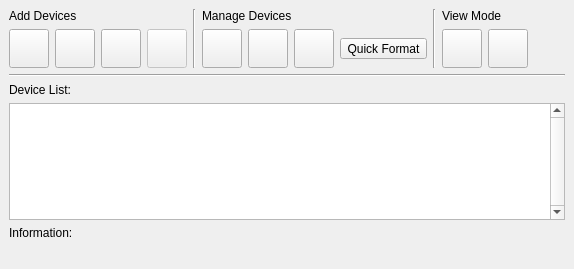
<?xml version="1.0" encoding="UTF-8"?>
<ui version="4.0">
 <author>Andrey Rijov</author>
 <class>Device_Manager_Widget</class>
 <widget class="QWidget" name="Device_Manager_Widget">
  <property name="geometry">
   <rect>
    <x>0</x>
    <y>0</y>
    <width>574</width>
    <height>269</height>
   </rect>
  </property>
  <property name="windowTitle">
   <string>Device Manager Widget</string>
  </property>
  <layout class="QGridLayout">
   <property name="margin">
    <number>9</number>
   </property>
   <property name="spacing">
    <number>6</number>
   </property>
   <item row="0" column="5">
    <spacer>
     <property name="orientation">
      <enum>Qt::Horizontal</enum>
     </property>
     <property name="sizeHint" stdset="0">
      <size>
       <width>20</width>
       <height>20</height>
      </size>
     </property>
    </spacer>
   </item>
   <item row="0" column="3">
    <widget class="Line" name="line">
     <property name="orientation">
      <enum>Qt::Vertical</enum>
     </property>
    </widget>
   </item>
   <item row="0" column="4">
    <layout class="QGridLayout">
     <property name="margin">
      <number>0</number>
     </property>
     <property name="spacing">
      <number>6</number>
     </property>
     <item row="0" column="0">
      <widget class="QLabel" name="Label_View_Mode">
       <property name="text">
        <string>View Mode</string>
       </property>
      </widget>
     </item>
     <item row="1" column="0">
      <layout class="QHBoxLayout">
       <property name="spacing">
        <number>6</number>
       </property>
       <property name="margin">
        <number>0</number>
       </property>
       <item>
        <widget class="QToolButton" name="TB_Icon_Mode">
         <property name="toolTip">
          <string>Icon Mode</string>
         </property>
         <property name="text">
          <string/>
         </property>
         <property name="icon">
          <iconset resource="images.qrc">
           <normaloff>:/view_icon.png</normaloff>:/view_icon.png</iconset>
         </property>
         <property name="iconSize">
          <size>
           <width>32</width>
           <height>32</height>
          </size>
         </property>
        </widget>
       </item>
       <item>
        <widget class="QToolButton" name="TB_List_Mode">
         <property name="toolTip">
          <string>List Mode</string>
         </property>
         <property name="text">
          <string/>
         </property>
         <property name="icon">
          <iconset resource="images.qrc">
           <normaloff>:/view_detailed.png</normaloff>:/view_detailed.png</iconset>
         </property>
         <property name="iconSize">
          <size>
           <width>32</width>
           <height>32</height>
          </size>
         </property>
        </widget>
       </item>
      </layout>
     </item>
    </layout>
   </item>
   <item row="0" column="2">
    <layout class="QVBoxLayout">
     <property name="spacing">
      <number>6</number>
     </property>
     <property name="margin">
      <number>0</number>
     </property>
     <item>
      <widget class="QLabel" name="Label_Manage_Devices">
       <property name="text">
        <string>Manage Devices</string>
       </property>
      </widget>
     </item>
     <item>
      <layout class="QHBoxLayout">
       <property name="spacing">
        <number>6</number>
       </property>
       <property name="margin">
        <number>0</number>
       </property>
       <item>
        <widget class="QToolButton" name="TB_Edit_Device">
         <property name="toolTip">
          <string>Properties</string>
         </property>
         <property name="text">
          <string/>
         </property>
         <property name="icon">
          <iconset resource="images.qrc">
           <normaloff>:/edit.png</normaloff>:/edit.png</iconset>
         </property>
         <property name="iconSize">
          <size>
           <width>32</width>
           <height>32</height>
          </size>
         </property>
        </widget>
       </item>
       <item>
        <widget class="QToolButton" name="TB_Delete_Device">
         <property name="toolTip">
          <string>Delete</string>
         </property>
         <property name="text">
          <string/>
         </property>
         <property name="icon">
          <iconset resource="images.qrc">
           <normaloff>:/remove.png</normaloff>:/remove.png</iconset>
         </property>
         <property name="iconSize">
          <size>
           <width>32</width>
           <height>32</height>
          </size>
         </property>
        </widget>
       </item>
       <item>
        <widget class="QToolButton" name="TB_Format_HDD">
         <property name="toolTip">
          <string>Format HDD</string>
         </property>
         <property name="text">
          <string/>
         </property>
         <property name="icon">
          <iconset resource="images.qrc">
           <normaloff>:/exec.png</normaloff>:/exec.png</iconset>
         </property>
         <property name="iconSize">
          <size>
           <width>32</width>
           <height>32</height>
          </size>
         </property>
        </widget>
       </item>
       <item>
        <widget class="QToolButton" name="TB_Quick_Format">
         <property name="toolTip">
          <string>Quick Format</string>
         </property>
         <property name="text">
          <string>Quick Format</string>
         </property>
         <property name="icon">
          <iconset resource="images.qrc">
           <normaloff>:/eraser.png</normaloff>:/eraser.png</iconset>
         </property>
         <property name="iconSize">
          <size>
           <width>32</width>
           <height>32</height>
          </size>
         </property>
        </widget>
       </item>
      </layout>
     </item>
    </layout>
   </item>
   <item row="0" column="1">
    <widget class="Line" name="line_3">
     <property name="orientation">
      <enum>Qt::Vertical</enum>
     </property>
    </widget>
   </item>
   <item row="0" column="0">
    <layout class="QVBoxLayout">
     <property name="spacing">
      <number>6</number>
     </property>
     <property name="margin">
      <number>0</number>
     </property>
     <item>
      <widget class="QLabel" name="Label_Add_Devices">
       <property name="text">
        <string>Add Devices</string>
       </property>
      </widget>
     </item>
     <item>
      <layout class="QHBoxLayout">
       <property name="spacing">
        <number>6</number>
       </property>
       <property name="margin">
        <number>0</number>
       </property>
       <item>
        <widget class="QToolButton" name="TB_Add_Floppy">
         <property name="toolTip">
          <string>Add Floppy</string>
         </property>
         <property name="text">
          <string/>
         </property>
         <property name="icon">
          <iconset resource="images.qrc">
           <normaloff>:/fdd.png</normaloff>:/fdd.png</iconset>
         </property>
         <property name="iconSize">
          <size>
           <width>32</width>
           <height>32</height>
          </size>
         </property>
        </widget>
       </item>
       <item>
        <widget class="QToolButton" name="TB_Add_CDROM">
         <property name="toolTip">
          <string>Add CD/DVD-ROM</string>
         </property>
         <property name="text">
          <string/>
         </property>
         <property name="icon">
          <iconset resource="images.qrc">
           <normaloff>:/cdrom.png</normaloff>:/cdrom.png</iconset>
         </property>
         <property name="iconSize">
          <size>
           <width>32</width>
           <height>32</height>
          </size>
         </property>
        </widget>
       </item>
       <item>
        <widget class="QToolButton" name="TB_Add_HDD">
         <property name="toolTip">
          <string>Add HDD</string>
         </property>
         <property name="text">
          <string/>
         </property>
         <property name="icon">
          <iconset resource="images.qrc">
           <normaloff>:/hdd.png</normaloff>:/hdd.png</iconset>
         </property>
         <property name="iconSize">
          <size>
           <width>32</width>
           <height>32</height>
          </size>
         </property>
        </widget>
       </item>
       <item>
        <widget class="QToolButton" name="TB_Add_Device">
         <property name="enabled">
          <bool>false</bool>
         </property>
         <property name="toolTip">
          <string>Add Storage Device</string>
         </property>
         <property name="text">
          <string/>
         </property>
         <property name="icon">
          <iconset resource="images.qrc">
           <normaloff>:/blockdevice.png</normaloff>:/blockdevice.png</iconset>
         </property>
         <property name="iconSize">
          <size>
           <width>32</width>
           <height>32</height>
          </size>
         </property>
        </widget>
       </item>
      </layout>
     </item>
    </layout>
   </item>
   <item row="1" column="0" colspan="6">
    <widget class="Line" name="line_2">
     <property name="orientation">
      <enum>Qt::Horizontal</enum>
     </property>
    </widget>
   </item>
   <item row="2" column="0" colspan="6">
    <layout class="QVBoxLayout">
     <property name="spacing">
      <number>6</number>
     </property>
     <property name="margin">
      <number>0</number>
     </property>
     <item>
      <widget class="QLabel" name="Label_Devices_List">
       <property name="text">
        <string>Device List:</string>
       </property>
      </widget>
     </item>
     <item>
      <widget class="QListWidget" name="Devices_List">
       <property name="contextMenuPolicy">
        <enum>Qt::CustomContextMenu</enum>
       </property>
       <property name="verticalScrollBarPolicy">
        <enum>Qt::ScrollBarAlwaysOn</enum>
       </property>
       <property name="iconSize">
        <size>
         <width>32</width>
         <height>32</height>
        </size>
       </property>
       <property name="textElideMode">
        <enum>Qt::ElideMiddle</enum>
       </property>
       <property name="verticalScrollMode">
        <enum>QAbstractItemView::ScrollPerPixel</enum>
       </property>
       <property name="horizontalScrollMode">
        <enum>QAbstractItemView::ScrollPerPixel</enum>
       </property>
       <property name="movement">
        <enum>QListView::Static</enum>
       </property>
       <property name="flow">
        <enum>QListView::LeftToRight</enum>
       </property>
       <property name="spacing">
        <number>10</number>
       </property>
       <property name="viewMode">
        <enum>QListView::IconMode</enum>
       </property>
      </widget>
     </item>
     <item>
      <widget class="QLabel" name="Label_Information">
       <property name="sizePolicy">
        <sizepolicy hsizetype="Maximum" vsizetype="Preferred">
         <horstretch>0</horstretch>
         <verstretch>0</verstretch>
        </sizepolicy>
       </property>
       <property name="text">
        <string>Information:</string>
       </property>
      </widget>
     </item>
     <item>
      <widget class="QLabel" name="Label_Connected_To">
       <property name="text">
        <string/>
       </property>
      </widget>
     </item>
    </layout>
   </item>
  </layout>
  <action name="actionAdd_Floppy">
   <property name="icon">
    <iconset>
     <normaloff>:/images/3floppy_unmount.png</normaloff>:/images/3floppy_unmount.png</iconset>
   </property>
   <property name="text">
    <string>Add Floppy</string>
   </property>
  </action>
  <action name="actionAdd_CD_ROM">
   <property name="icon">
    <iconset>
     <normaloff>:/images/cdrom_unmount.png</normaloff>:/images/cdrom_unmount.png</iconset>
   </property>
   <property name="text">
    <string>Add CD/DVD-ROM</string>
   </property>
  </action>
  <action name="actionAdd_HDD">
   <property name="icon">
    <iconset>
     <normaloff>:/images/hdd_unmount.png</normaloff>:/images/hdd_unmount.png</iconset>
   </property>
   <property name="text">
    <string>Add HDD</string>
   </property>
  </action>
  <action name="actionFormat_HDD">
   <property name="icon">
    <iconset>
     <normaloff>:/images/wizard.png</normaloff>:/images/wizard.png</iconset>
   </property>
   <property name="text">
    <string>Format HDD</string>
   </property>
  </action>
  <action name="actionProperties">
   <property name="icon">
    <iconset>
     <normaloff>:/images/edit.png</normaloff>:/images/edit.png</iconset>
   </property>
   <property name="text">
    <string>Properties</string>
   </property>
   <property name="iconText">
    <string>Properties</string>
   </property>
   <property name="toolTip">
    <string>Properties</string>
   </property>
  </action>
  <action name="actionDelete">
   <property name="icon">
    <iconset>
     <normaloff>:/images/button_cancel.png</normaloff>:/images/button_cancel.png</iconset>
   </property>
   <property name="text">
    <string>Delete</string>
   </property>
  </action>
  <action name="actionList_Mode">
   <property name="icon">
    <iconset>
     <normaloff>:/images/view_detailed.png</normaloff>:/images/view_detailed.png</iconset>
   </property>
   <property name="text">
    <string>List Mode</string>
   </property>
  </action>
  <action name="actionIcon_Mode">
   <property name="icon">
    <iconset>
     <normaloff>:/images/view_icon.png</normaloff>:/images/view_icon.png</iconset>
   </property>
   <property name="text">
    <string>Icon Mode</string>
   </property>
  </action>
  <action name="actionQuick_Format">
   <property name="icon">
    <iconset>
     <normaloff>:/images/reload.png</normaloff>:/images/reload.png</iconset>
   </property>
   <property name="text">
    <string>Quick Format</string>
   </property>
  </action>
  <action name="actionAdd_Device">
   <property name="icon">
    <iconset>
     <normaloff>:/images/add.png</normaloff>:/images/add.png</iconset>
   </property>
   <property name="text">
    <string>Add Device</string>
   </property>
   <property name="iconText">
    <string>Add Device</string>
   </property>
   <property name="toolTip">
    <string>Add Device</string>
   </property>
  </action>
 </widget>
 <tabstops>
  <tabstop>TB_Add_Floppy</tabstop>
  <tabstop>TB_Add_CDROM</tabstop>
  <tabstop>TB_Add_HDD</tabstop>
  <tabstop>TB_Edit_Device</tabstop>
  <tabstop>TB_Delete_Device</tabstop>
  <tabstop>TB_Format_HDD</tabstop>
  <tabstop>TB_Quick_Format</tabstop>
  <tabstop>TB_Icon_Mode</tabstop>
  <tabstop>TB_List_Mode</tabstop>
  <tabstop>Devices_List</tabstop>
 </tabstops>
 <resources>
  <include location="images.qrc"/>
 </resources>
 <connections>
  <connection>
   <sender>TB_Add_Floppy</sender>
   <signal>clicked()</signal>
   <receiver>actionAdd_Floppy</receiver>
   <slot>trigger()</slot>
   <hints>
    <hint type="sourcelabel">
     <x>36</x>
     <y>49</y>
    </hint>
    <hint type="destinationlabel">
     <x>-1</x>
     <y>-1</y>
    </hint>
   </hints>
  </connection>
  <connection>
   <sender>TB_Add_CDROM</sender>
   <signal>clicked()</signal>
   <receiver>actionAdd_CD_ROM</receiver>
   <slot>trigger()</slot>
   <hints>
    <hint type="sourcelabel">
     <x>88</x>
     <y>49</y>
    </hint>
    <hint type="destinationlabel">
     <x>-1</x>
     <y>-1</y>
    </hint>
   </hints>
  </connection>
  <connection>
   <sender>TB_Add_HDD</sender>
   <signal>clicked()</signal>
   <receiver>actionAdd_HDD</receiver>
   <slot>trigger()</slot>
   <hints>
    <hint type="sourcelabel">
     <x>140</x>
     <y>49</y>
    </hint>
    <hint type="destinationlabel">
     <x>-1</x>
     <y>-1</y>
    </hint>
   </hints>
  </connection>
  <connection>
   <sender>TB_Edit_Device</sender>
   <signal>clicked()</signal>
   <receiver>actionProperties</receiver>
   <slot>trigger()</slot>
   <hints>
    <hint type="sourcelabel">
     <x>205</x>
     <y>49</y>
    </hint>
    <hint type="destinationlabel">
     <x>-1</x>
     <y>-1</y>
    </hint>
   </hints>
  </connection>
  <connection>
   <sender>TB_Delete_Device</sender>
   <signal>clicked()</signal>
   <receiver>actionDelete</receiver>
   <slot>trigger()</slot>
   <hints>
    <hint type="sourcelabel">
     <x>256</x>
     <y>49</y>
    </hint>
    <hint type="destinationlabel">
     <x>-1</x>
     <y>-1</y>
    </hint>
   </hints>
  </connection>
  <connection>
   <sender>TB_Icon_Mode</sender>
   <signal>clicked()</signal>
   <receiver>actionIcon_Mode</receiver>
   <slot>trigger()</slot>
   <hints>
    <hint type="sourcelabel">
     <x>429</x>
     <y>49</y>
    </hint>
    <hint type="destinationlabel">
     <x>-1</x>
     <y>-1</y>
    </hint>
   </hints>
  </connection>
  <connection>
   <sender>TB_List_Mode</sender>
   <signal>clicked()</signal>
   <receiver>actionList_Mode</receiver>
   <slot>trigger()</slot>
   <hints>
    <hint type="sourcelabel">
     <x>482</x>
     <y>49</y>
    </hint>
    <hint type="destinationlabel">
     <x>-1</x>
     <y>-1</y>
    </hint>
   </hints>
  </connection>
  <connection>
   <sender>TB_Format_HDD</sender>
   <signal>clicked()</signal>
   <receiver>actionFormat_HDD</receiver>
   <slot>trigger()</slot>
   <hints>
    <hint type="sourcelabel">
     <x>307</x>
     <y>49</y>
    </hint>
    <hint type="destinationlabel">
     <x>-1</x>
     <y>-1</y>
    </hint>
   </hints>
  </connection>
  <connection>
   <sender>TB_Quick_Format</sender>
   <signal>clicked()</signal>
   <receiver>actionQuick_Format</receiver>
   <slot>trigger()</slot>
   <hints>
    <hint type="sourcelabel">
     <x>358</x>
     <y>49</y>
    </hint>
    <hint type="destinationlabel">
     <x>-1</x>
     <y>-1</y>
    </hint>
   </hints>
  </connection>
  <connection>
   <sender>TB_Add_Device</sender>
   <signal>clicked()</signal>
   <receiver>actionAdd_Device</receiver>
   <slot>trigger()</slot>
   <hints>
    <hint type="sourcelabel">
     <x>175</x>
     <y>54</y>
    </hint>
    <hint type="destinationlabel">
     <x>-1</x>
     <y>-1</y>
    </hint>
   </hints>
  </connection>
 </connections>
</ui>
